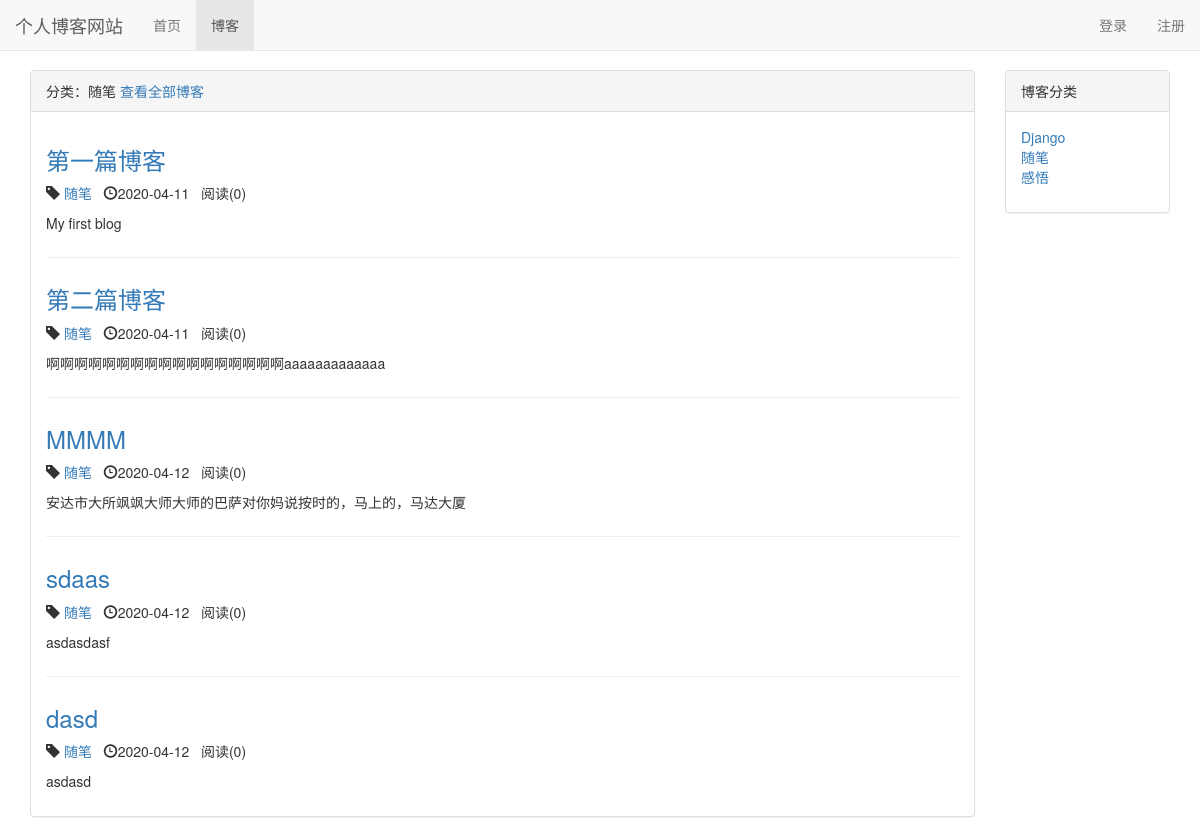
Before: /blog/type/2 with the older database file.
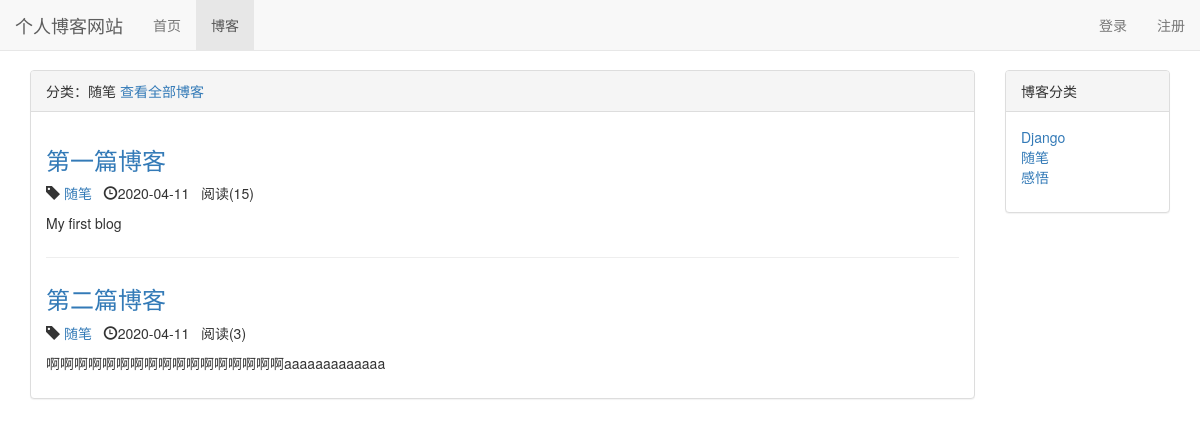
After: the same page with the newer database file.
### blog/models.py (models this page shows, shortened)
class Blog(models.Model,ReadNumExpandMethod):
    title = models.CharField(max_length=50)
    blog_type = models.ForeignKey(BlogType, on_delete=models.DO_NOTHING)
    content = models.TextField()
    author = models.ForeignKey(User, on_delete=models.DO_NOTHING)
    created_time = models.DateTimeField(auto_now_add=True)
    last_updated_time = models.DateTimeField(auto_now=True)

class BlogType(models.Model):
    type_name = models.CharField(max_length=15)
    def __str__(self):
        return self.type_name

### read_statistics/models.py (models this page shows)
class ReadNum(models.Model):
    read_num = models.IntegerField(default=0)
    content_type = models.ForeignKey(ContentType, on_delete=models.DO_NOTHING)
    object_id = models.PositiveIntegerField()
    content_object = GenericForeignKey('content_type', 'object_id')

### blog/views.py (the view)
# urls.py: path('type/<int:blog_type_pk>',views.blogs_with_type,name='blogs_with_type'),
def blogs_with_type(request,blog_type_pk):
    context={}
    blog_type = get_object_or_404(BlogType,pk=blog_type_pk)
    context['blogs'] = Blog.objects.filter(blog_type=blog_type)
    context['blog_type']=blog_type
    context['blog_types'] = BlogType.objects.all()
    return render(request,'blog/blogs_with_type.html',context)

### read_statistics/models.py (called while the page is built)
    def get_read_num(self):
        ct = ContentType.objects.get_for_model(self)
        try:
            readnum = ReadNum.objects.get(content_type=ct, object_id=self.pk)
            return readnum.read_num
        except exceptions.ObjectDoesNotExist:
            return 0

### blog/templates/blog/blogs_with_type.html (shortened to what this page needs)
{% extends 'blog/blog_list.html' %}
{% block blog_list_title%}分类：{{ blog_type.type_name }} <a href="{% url 'blog_list' %}">查看全部博客</a>{% endblock %}

### blog/templates/blog/blog_list.html (shortened to what this page needs)
{% extends 'base.html' %}
{% block nav_blog_active %}active{% endblock %}
{% load staticfiles %}
{% block header_extends %}
<link rel="stylesheet" href="{% static 'blog.css' %}">
{% endblock %}
{% block content%}
    <div class="container">
        <div class="row">
            <div class="col-sm-10">
                <div class="panel panel-default">
                  <div class="panel-heading">{% block blog_list_title %}博客列表(一共有{{ blogs|length }}篇博客){% endblock %}</div>
                      <div class="panel-body">
                        {% for blog in blogs %}
                          <div class="blog">
                              <h3><a href="{% url 'blog_detail' blog.pk %}">{{ blog.title }}</a></h3>
                              <p class="blog-info">
                                  <span class="glyphicon glyphicon-tag"></span>
                                  <a href="{% url 'blogs_with_type' blog.blog_type.pk %}">{{ blog.blog_type }}</a>&nbsp;&nbsp;
                                  <span class="glyphicon glyphicon-time"></span>{{ blog.created_time|date:"Y-m-d" }}&nbsp;&nbsp;
                                  <span>阅读({{ blog.get_read_num }})</span>
                              </p>
                            <p>{{ blog.content|truncatechars:30 }}</p>
                          </div>
                        {% empty %}
                          <div class="blog">
                            <h3>-- 暂无博客，敬请期待--</h3>
                          </div>
                        {% endfor %}
                      </div>
                </div>
            </div>
            <div class="hidden-xs col-sm-2">
                <div class="panel panel-default">
                  <div class="panel-heading">博客分类</div>
                  <div class="panel-body">
                    <ul class="blog-types">
                        {% for blog_type in blog_types %}
                        <li><a href="{% url 'blogs_with_type' blog_type.pk %}">{{ blog_type.type_name }}</a></li>
                        {% empty %}
                            <li>暂无分类</li>
                        {% endfor %}
                    </ul>
                  </div>
                </div>
            </div>
        </div>
    </div>
{% endblock %}

Changed rows visible on the page:
removed Blog: title "MMMM", blog_type "随笔", created_time "2020-04-12", get_read_num "0", content "安达市大所飒飒大师大师的巴萨对你妈说按时的，马上的，马达大厦"
removed Blog: title "sdaas", blog_type "随笔", created_time "2020-04-12", get_read_num "0", content "asdasdasf"
removed Blog: title "dasd", blog_type "随笔", created_time "2020-04-12", get_read_num "0", content "asdasd"
changed Blog "第一篇博客": get_read_num "0" → "15"
computed for Blog "第二篇博客": get_read_num "0" → "3"
